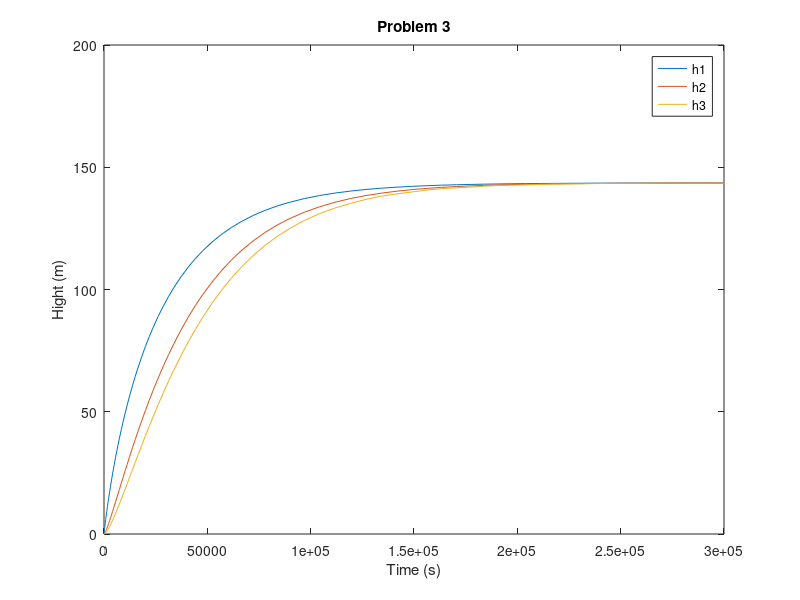

Source code (MATLAB):
function tianyug1_prob3

% This is a IVP problem;
D = 0.02;
A1 = 2;
A2 = 1;
A3 = 0.5;
g = 9.8;
Q0 = 1/60; %m3/s
tspan = [0 3*10^5];
h0 = [0,0,0];
[t,y] = ode45(@prob,tspan,h0);
plot(t,y);
legend('h1','h2','h3');
xlabel('Time (s)')
ylabel('Hight (m)');
title('Problem 3');

    function dhdt = prob(t,h)
        dhdt=zeros(3,1);
        Q1=(2*g*h(1))^0.5*pi*D^2/4;
        Q2=(2*g*h(2))^0.5*pi*D^2/4;
        Q3=(2*g*h(3))^0.5*pi*D^2/4;
        dhdt(1) = 1/A1*(Q0-Q1);
        dhdt(2) = 1/A2*(Q1-Q2);
        dhdt(3) = 1/A3*(Q2-Q3);


    end
% Time is large, Might be some wrong scale with unit 
end
